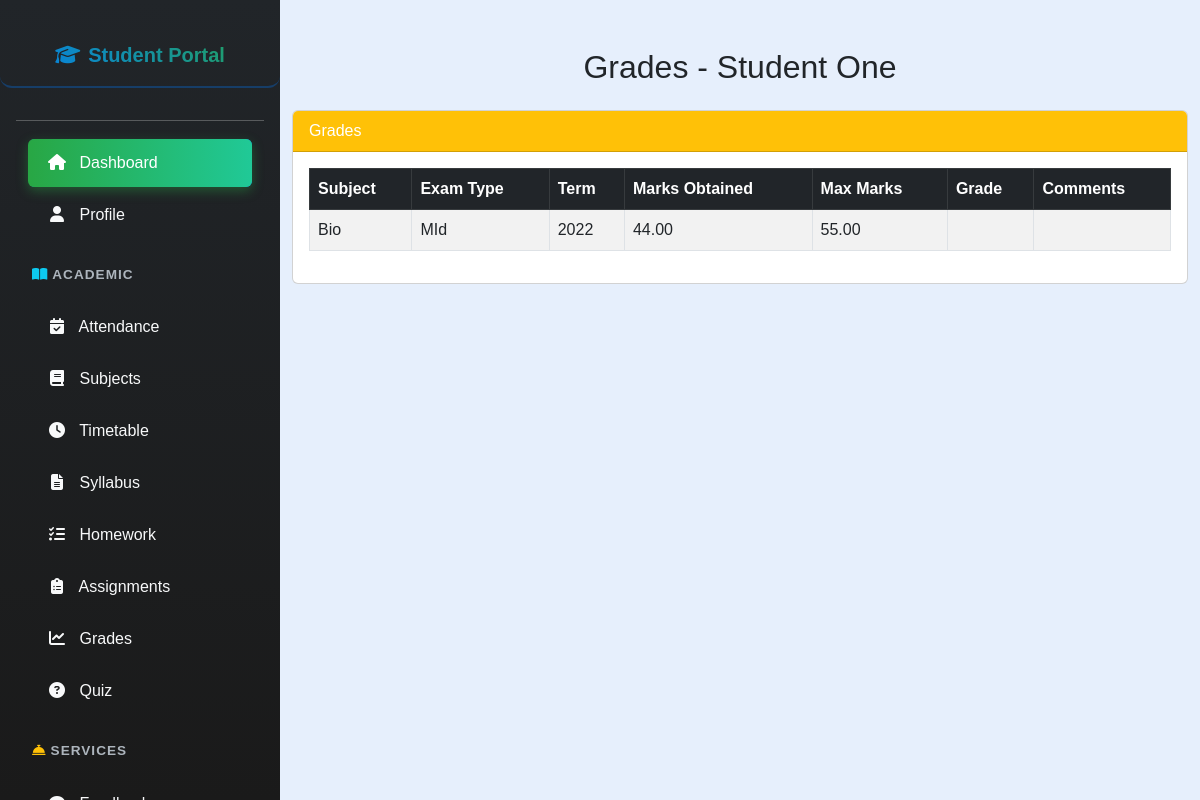
The app's page /student/view_grades.php (signed in) with its own data.
### tables this page shows
CREATE TABLE `users` (
  `user_id` int(11) NOT NULL,
  `usertype` enum('Teacher','Student') NOT NULL,
  `first_name` varchar(50) NOT NULL,
  `last_name` varchar(50) NOT NULL,
  `email` varchar(100) NOT NULL,
  `password_hash` varchar(255) NOT NULL,
  `gender` enum('Male','Female','Other') NOT NULL,
  `dob` date NOT NULL,
  `contact_number` varchar(20) DEFAULT NULL,
  `address` text DEFAULT NULL,
  `profile_picture` varchar(255) DEFAULT NULL,
  `class_id` int(11) DEFAULT NULL,
  `created_at` datetime DEFAULT current_timestamp(),
  `updated_at` datetime DEFAULT current_timestamp() ON UPDATE current_timestamp()
);

CREATE TABLE `grades` (
  `grade_id` int(11) NOT NULL,
  `student_id` int(11) NOT NULL,
  `subject_id` int(11) NOT NULL,
  `class_id` int(11) NOT NULL,
  `exam_type` varchar(50) NOT NULL,
  `term` varchar(50) NOT NULL,
  `marks_obtained` decimal(5,2) NOT NULL,
  `max_marks` decimal(5,2) NOT NULL,
  `grade` varchar(5) DEFAULT NULL,
  `comments` text DEFAULT NULL,
  `entered_by` int(11) NOT NULL,
  `entered_at` timestamp NOT NULL DEFAULT current_timestamp()
);

CREATE TABLE `subjects` (
  `subject_id` int(11) NOT NULL,
  `subject_name` varchar(100) NOT NULL,
  `class_id` int(11) NOT NULL,
  `created_at` datetime DEFAULT current_timestamp()
);

### student/view_grades.php (the view, shortened to what this page needs)
<?php
include('../config.php');
$student_id = $_SESSION["user_id"];
$stmt = $conn->prepare("SELECT first_name, last_name, class_id FROM users WHERE user_id = ?");
$stmt->bind_param("i", $student_id);
$stmt->execute();
$result = $stmt->get_result();
$student = $result->fetch_assoc();
$student_name = $student['first_name'] . " " . $student['last_name'];
$class_id = $student['class_id'];
$grades = [];
$grStmt = $conn->prepare("SELECT g.exam_type, g.term, g.marks_obtained, g.max_marks, g.grade, g.comments, s.subject_name
                          FROM grades g
                          JOIN subjects s ON g.subject_id = s.subject_id
                          WHERE g.student_id = ? AND g.class_id = ? ORDER BY g.entered_at DESC");
$grStmt->bind_param("ii", $student_id, $class_id);
$grStmt->execute();
$grResult = $grStmt->get_result();
while ($row = $grResult->fetch_assoc()) {
    $grades[] = $row;
}
?>
<!DOCTYPE html>
<html lang="en">
<head>
<link href="https://cdn.jsdelivr.net/npm/bootstrap@5.3.0/dist/css/bootstrap.min.css" rel="stylesheet" />
</head>
<body style="margin-left:280px; background-color:#e6effc;">
<?php include('student_sidebar.php'); ?>
<div class="container mt-5 mb-5">
    <h2 class="mb-4 text-center">Grades - <?= htmlspecialchars($student_name) ?></h2>
    <div class="card">
        <div class="card-header bg-warning text-white">Grades</div>
        <div class="card-body table-responsive">
            <table class="table table-bordered table-striped">
                <thead class="table-dark">
                    <tr>
                        <th>Subject</th>
                        <th>Exam Type</th>
                        <th>Term</th>
                        <th>Marks Obtained</th>
                        <th>Max Marks</th>
                        <th>Grade</th>
                        <th>Comments</th>
                    </tr>
                </thead>
                <tbody>
                    <?php if ($grades): ?>
                        <?php foreach ($grades as $gr): ?>
                            <tr>
                                <td><?= htmlspecialchars($gr['subject_name']) ?></td>
                                <td><?= htmlspecialchars($gr['exam_type']) ?></td>
                                <td><?= htmlspecialchars($gr['term']) ?></td>
                                <td><?= htmlspecialchars($gr['marks_obtained']) ?></td>
                                <td><?= htmlspecialchars($gr['max_marks']) ?></td>
                                <td><?= htmlspecialchars($gr['grade']) ?></td>
                                <td><?= htmlspecialchars($gr['comments']) ?></td>
                            </tr>
                        <?php endforeach; ?>
                    <?php else: ?>
                        <tr><td colspan="7" class="text-center">No grades available.</td></tr>
                    <?php endif; ?>
                </tbody>
            </table>
        </div>
    </div>
</div>
</body>
</html>

### student/student_sidebar.php (style rules this page uses)
body { font-family: Arial, sans-serif; background-color: #e6effc; margin-left: 280px; overflow-x: hidden; }

### records on screen
users: student_name "Student One"
grades: subject.subject_name "Bio", exam_type "MId", term "2022", marks_obtained "44.00", max_marks "55.00"
